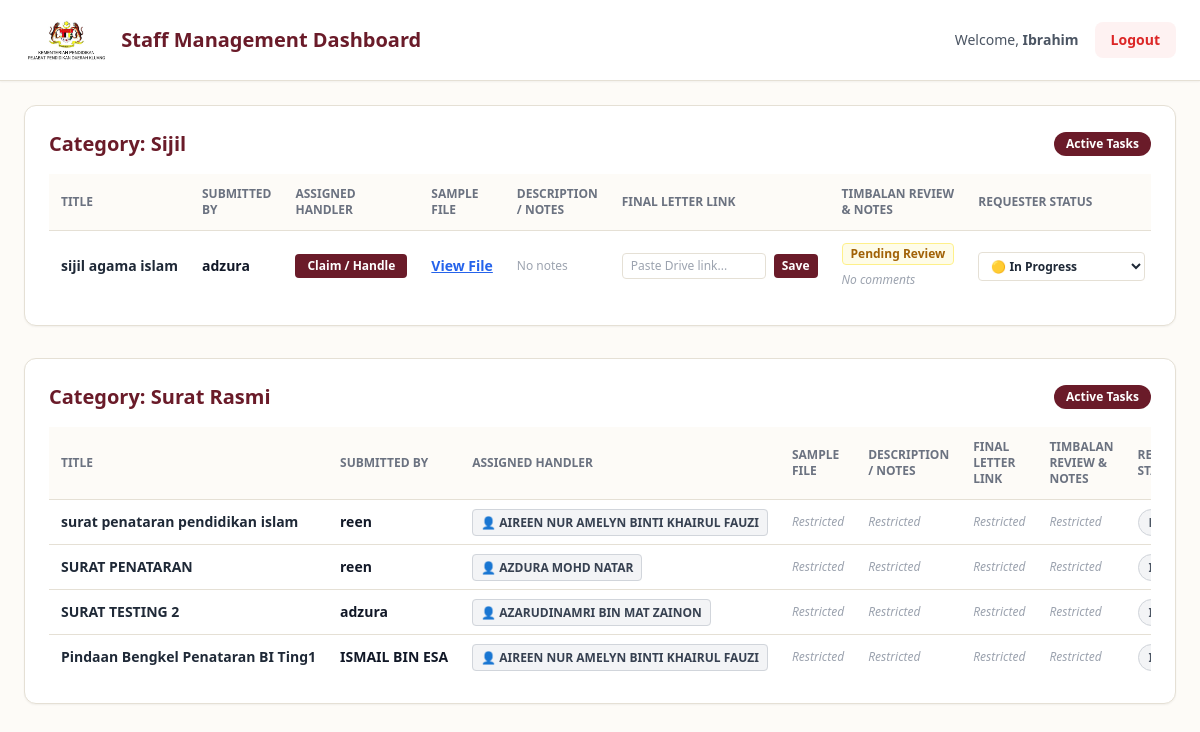
/dashboard.php (signed in), run on the app's committed database.
### tables this page shows
CREATE TABLE `documents` (
  `id` int(11) NOT NULL,
  `user_id` int(11) NOT NULL,
  `title` varchar(255) NOT NULL,
  `doc_type` enum('Surat Rasmi','Sijil') NOT NULL DEFAULT 'Surat Rasmi',
  `target_date` date NOT NULL,
  `sample_file` varchar(255) DEFAULT NULL,
  `status` enum('In Progress','Pending Signature','Done') DEFAULT 'In Progress',
  `completed_at` datetime DEFAULT NULL,
  `handler_id` int(11) DEFAULT NULL,
  `created_at` timestamp NULL DEFAULT current_timestamp(),
  `description` text NOT NULL,
  `final_link` varchar(255) DEFAULT NULL,
  `timbalan_status` varchar(50) DEFAULT 'Pending Review',
  `timbalan_comment` text DEFAULT NULL
);

CREATE TABLE `profiles` (
  `id` int(11) NOT NULL,
  `full_name` varchar(255) NOT NULL,
  `department` varchar(255) NOT NULL,
  `email` varchar(255) NOT NULL,
  `password` varchar(255) NOT NULL,
  `role` varchar(50) DEFAULT 'staff',
  `created_at` timestamp NULL DEFAULT current_timestamp()
);

### dashboard.php (the view, shortened to what this page needs)
<?php
include 'db.php';
$staff_id = $_SESSION['user_id'];
?>
<!DOCTYPE html>
<html lang="en">
<head>
    <script src="https://cdn.tailwindcss.com"></script>
</head>
<body class="bg-[#FDFBF7] min-h-screen text-gray-800">
    <nav class="bg-white border-b border-[#E5E0D5] px-6 py-4 flex justify-between items-center shadow-sm">
        <div class="flex items-center gap-3">
            <img src="logoppd-removebg-preview.jpg" alt="PPD Kluang Logo" class="h-12 object-contain">
            <h1 class="text-xl font-bold text-[#6A1B29]">Staff Management Dashboard</h1>
        </div>
        <div class="flex items-center gap-4">
            <span class="text-sm text-gray-600">Welcome, <strong><?php echo htmlspecialchars($_SESSION['full_name']); ?></strong></span>
            <a href="login.html" class="bg-red-50 text-red-600 px-4 py-2 rounded-lg text-sm font-semibold hover:bg-red-100 transition">Logout</a>
        </div>
    </nav>
    <main class="w-full px-6 py-6 space-y-8">
        <?php
        function renderTaskTable($conn, $staff_id, $category_name) {
            $query = "
                SELECT documents.*,
                       requester.full_name AS requester_name,
                       requester.department AS requester_dept,
                       handler.full_name AS handler_name
                FROM documents
                INNER JOIN profiles AS requester ON documents.user_id = requester.id
                LEFT JOIN profiles AS handler ON documents.handler_id = handler.id
                WHERE documents.doc_type = ?
                ORDER BY documents.created_at DESC
            ";
            $stmt = $conn->prepare($query);
            $stmt->bind_param("s", $category_name);
            $stmt->execute();
            $result = $stmt->get_result();
            $table_id = 'table-' . strtolower(str_replace(' ', '-', $category_name));
            ?>
            <div class="bg-white border border-[#E5E0D5] rounded-xl p-6 shadow-sm">
                <div class="flex justify-between items-center mb-4">
                    <h2 class="text-xl font-bold text-[#6A1B29]">Category: <?php echo htmlspecialchars($category_name); ?></h2>
                    <span class="text-xs bg-[#6A1B29] text-white px-3 py-1 rounded-full font-semibold">Active Tasks</span>
                </div>
                <div class="overflow-x-auto">
                    <table class="w-full text-left border-collapse">
                        <thead>
                            <tr class="border-b border-[#E5E0D5] bg-[#FDFBF7] text-xs text-gray-500 uppercase">
                                <th class="p-3">Title</th>
                                <th class="p-3">Submitted By</th>
                                <th class="p-3">Assigned Handler</th>
                                <th class="p-3">Sample File</th>
                                <th class="p-3">Description / Notes</th>
                                <th class="p-3">Final Letter Link</th>
                                <th class="p-3">Timbalan Review & Notes</th>
                                <th class="p-3">Requester Status</th>
                            </tr>
                        </thead>
                        <tbody id="<?php echo $table_id; ?>" class="divide-y divide-[#E5E0D5] text-sm">
                            <?php if ($result && $result->num_rows > 0): ?>
                                <?php while ($row = $result->fetch_assoc()): ?>
                                    <?php
                                        $is_my_task = ($row['handler_id'] == $staff_id);
                                        $is_claimed_by_other = (!empty($row['handler_id']) && $row['handler_id'] != $staff_id);
                                        $t_status = $row['timbalan_status'] ?? 'Pending Review';
                                        $t_badge = "bg-yellow-50 text-yellow-700 border-yellow-200";
                                        if ($t_status === 'Requires Correction') $t_badge = "bg-red-50 text-red-700 border-red-200";
                                        if ($t_status === 'Approved / Done') $t_badge = "bg-green-50 text-green-700 border-green-200";
                                    ?>
                                    <tr class="<?php echo $is_my_task ? 'bg-amber-50/20' : ''; ?>">
                                        <td class="p-3 font-semibold text-gray-800 whitespace-nowrap"><?php echo htmlspecialchars($row['title']); ?></td>
                                        <td class="p-3 whitespace-nowrap">
                                            <strong class="text-gray-900"><?php echo htmlspecialchars($row['requester_name']); ?></strong><br>
                                        </td>
                                        <td class="p-3 whitespace-nowrap">
                                            <?php if (!empty($row['handler_name'])): ?>
                                                <span class="text-xs <?php echo $is_my_task ? 'bg-green-100 text-green-800 border-green-300' : 'bg-gray-100 text-gray-700 border-gray-300'; ?> px-2 py-1 rounded font-bold border">
                                                    👤 <?php echo htmlspecialchars($row['handler_name']); ?> <?php echo $is_my_task ? '(You)' : ''; ?>
                                                </span>
                                            <?php else: ?>
                                                <form action="dashboard.php" method="POST">
                                                    <button type="submit" class="text-xs bg-[#6A1B29] text-white px-3 py-1 rounded font-semibold hover:bg-[#52131F] transition">
                                                        Claim / Handle
                                                    </button>
                                                </form>
                                            <?php endif; ?>
                                        </td>
                                        <?php if ($is_claimed_by_other): ?>
                                            <td class="p-3 text-gray-400 italic text-xs">Restricted</td>
                                            <td class="p-3 text-gray-400 italic text-xs">Restricted</td>
                                            <td class="p-3 text-gray-400 italic text-xs">Restricted</td>
                                            <td class="p-3 text-gray-400 italic text-xs">Restricted</td>
                                            <td class="p-3 whitespace-nowrap">
                                                <span class="px-2.5 py-1 rounded-full text-xs font-bold bg-gray-100 text-gray-600 border border-gray-300">
                                                </span>
                                            </td>
                                        <?php else: ?>
                                            <td class="p-3 whitespace-nowrap">
                                                <?php if (!empty($row['sample_file'])): ?>
                                                    <a href="<?php echo htmlspecialchars($row['sample_file']); ?>" target="_blank" class="text-blue-600 font-semibold underline">View File</a>
                                                <?php else: ?>
                                                    <span class="text-gray-400">None</span>
                                                <?php endif; ?>
                                            </td>
                                            <td class="p-3 text-gray-600 italic text-xs max-w-xs whitespace-normal break-words" title="<?php echo htmlspecialchars($row['description'] ?? ''); ?>">
                                                <?php echo !empty($row['description']) ? htmlspecialchars($row['description']) : '<span class="text-gray-400 not-italic">No notes</span>'; ?>
                                            </td>
                                            <td class="p-3 whitespace-nowrap">
                                                <?php $has_link = !empty($row['final_link']); ?>
                                                <div id="link-form-<?php echo $row['id']; ?>" class="<?php echo $has_link ? 'hidden' : ''; ?>">
                                                    <form action="dashboard.php" method="POST" class="flex items-center gap-2">
                                                        <input type="url" name="final_link" placeholder="Paste Drive link..." value="<?php echo htmlspecialchars($row['final_link'] ?? ''); ?>" class="px-2 py-1 border border-[#E5E0D5] rounded bg-white text-xs w-36" required>
                                                        <button type="submit" class="text-xs bg-[#6A1B29] text-white px-2 py-1 rounded font-semibold hover:bg-[#52131F] transition">
                                                            Save
                                                        </button>
                                                    </form>
                                                </div>
                                            </td>
                                            <td class="p-3 max-w-xs">
                                                <span class="px-2 py-0.5 rounded text-xs font-bold border block w-max mb-1 <?php echo $t_badge; ?>">
                                                    <?php echo htmlspecialchars($t_status); ?>
                                                </span>
                                                <?php if ($t_status !== 'Approved / Done' && !empty($row['timbalan_comment'])): ?>
                                                    <p class="text-xs text-gray-700 bg-gray-50 border border-gray-200 p-1.5 rounded italic whitespace-normal break-words">
                                                        💬 <?php echo htmlspecialchars($row['timbalan_comment']); ?>
                                                    </p>
                                                <?php elseif ($t_status !== 'Approved / Done'): ?>
                                                    <span class="text-xs text-gray-400 italic">No comments</span>
                                                <?php endif; ?>
                                            </td>
                                            <td class="p-3 whitespace-nowrap">
                                                <form action="dashboard.php" method="POST">
                                                    <select name="status" onchange="this.form.submit()" class="px-2 py-1 border border-[#E5E0D5] rounded bg-white text-xs font-semibold focus:ring-2 focus:ring-[#6A1B29]">
                                                        <option value="In Progress" <?php if($row['status'] == 'In Progress') echo 'selected'; ?>>🟡 In Progress</option>
                                                    </select>
                                                </form>
                                            </td>
                                        <?php endif; ?>
                                    </tr>
                                <?php endwhile; ?>
                            <?php else: ?>
                                <tr><td colspan="8" class="p-4 text-center text-gray-500">No tasks currently queued in this category.</td></tr>
                            <?php endif; ?>
                        </tbody>
                    </table>
                </div>
            </div>
            <?php
        }
        renderTaskTable($conn, $staff_id, 'Sijil');
        renderTaskTable($conn, $staff_id, 'Surat Rasmi');
        ?>
    </main>
</body>
</html>

### data on the page
documents: title "sijil agama islam", user.full_name "adzura", description "No notes", timbalan_status "Pending Review", shows "No comments", status "🟡 In Progress"
documents: title "surat penataran pendidikan islam", user.full_name "reen", profiles.full_name "AIREEN NUR AMELYN BINTI KHAIRUL FAUZI"
documents: title "SURAT PENATARAN", user.full_name "reen", profiles.full_name "AZDURA MOHD NATAR"
documents: title "SURAT TESTING 2", user.full_name "adzura", profiles.full_name "AZARUDINAMRI BIN MAT ZAINON"
documents: title "Pindaan Bengkel Penataran BI Ting1", user.full_name "ISMAIL BIN ESA", profiles.full_name "AIREEN NUR AMELYN BINTI KHAIRUL FAUZI"

### other printed values
$_SESSION['full_name'] "Ibrahim"
$category_name "Sijil Surat Rasmi"
